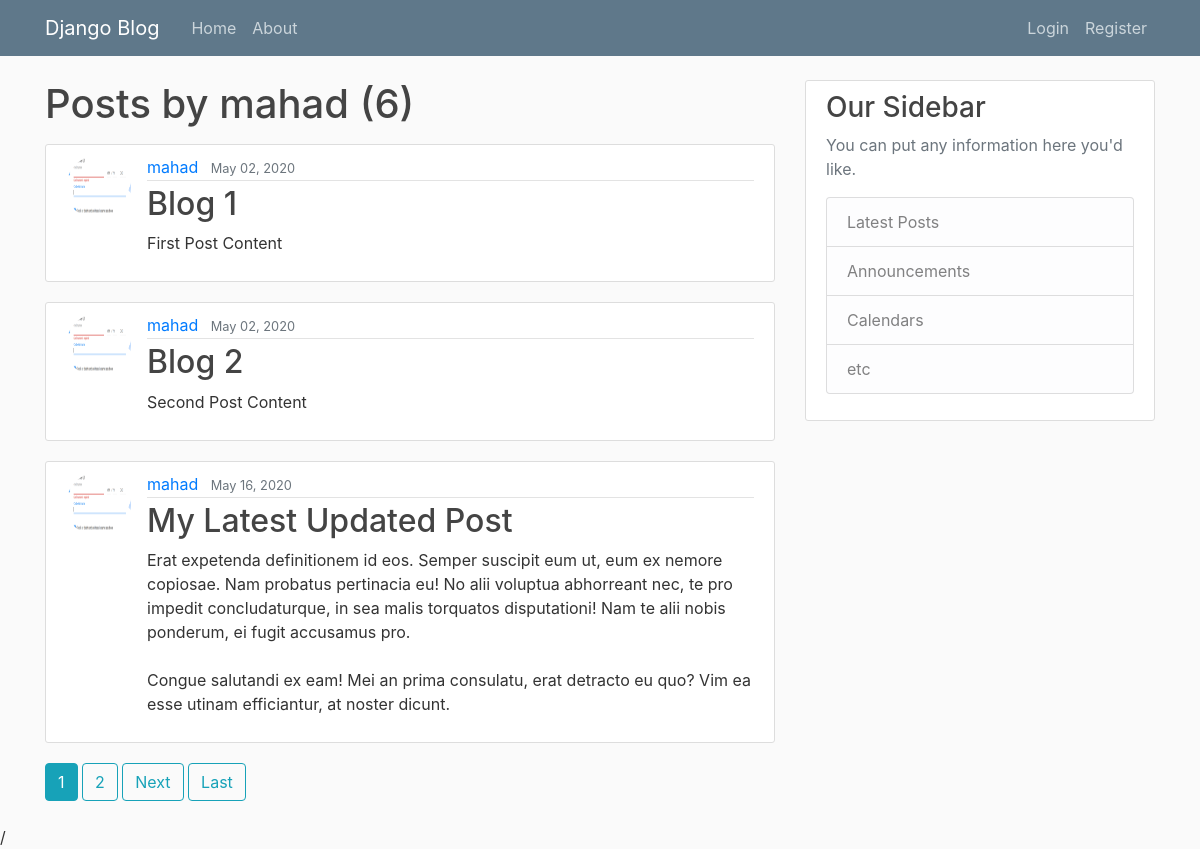
Screenshot of /blog/user/mahad with the database file from the repository.
### blog/models.py (models this page shows, shortened)
class Post(models.Model):
     title = models.CharField(max_length=100) #The restricted textual data with maximum characters of 100.
     content = models.TextField() #TextField means the unrestricted textual data
     date_posted = models.DateTimeField(default=timezone.now)
     author = models.ForeignKey(User, on_delete=models.CASCADE) #if the user gets deleted then you want to delete the that user-related posts as well.

### users/models.py (models this page shows, shortened)
class Profile(models.Model):
    user = models.OneToOneField(User, on_delete=models.CASCADE) # deletion of user also deletes the profile.
    image = models.ImageField(default='default.jpg', upload_to='profile_pics')

### blog/views.py (the view, shortened to what this page needs)
class UserPostListView(ListView):
    model = Post
    template_name = 'blog/user_posts.html'
    context_object_name = 'posts' # variable used to iterate in the listview to render the html document
    paginate_by = 3

### blog/templates/blog/user_posts.html (shortened to what this page needs)
{% extends "blog/base.html" %}
{% block content %}
    <h1 class="mb-3" >Posts by {{ view.kwargs.username }} ({{ page_obj.paginator.count }})</h1>
    {% for post in posts %}
      <article class="media content-section">
          <img class="rounded-circle article-img" src="{{ post.author.profile.image.url }}">
          <div class="media-body">
            <div class="article-metadata">
              <a class="mr-2" href="{% url 'user-posts' post.author.username %}">{{ post.author }}</a>
              <small class="text-muted">{{ post.date_posted|date:'F d, Y' }}</small>
            </div>
            <h2><a class="article-title" href="{% url 'post-detail' post.id %}">{{ post.title }}</a></h2>
            <p class="article-content">{{ post.content }}</p>
          </div>
      </article>
    {% endfor %}
    {% if is_paginated %}
      {% for num in page_obj.paginator.page_range %}
        {% if page_obj.number == num %}
          <a class="btn btn-info mb-4"href="?page={{ num }}">{{ num }}</a>
        {% elif num > page_obj.number|add:'-3' and num < page_obj.number|add:'3' %}
          <a class="btn btn-outline-info mb-4"href="?page={{ num }}">{{ num }}</a>
        {% endif %}
      {% endfor %}
      {% if page_obj.has_next %}
        <a class="btn btn-outline-info mb-4" href="?page={{ page_obj.next_page_number }}">Next</a>
        <a class="btn btn-outline-info mb-4" href="?page={{ page_obj.paginator.num_pages }}">Last</a>
      {% endif %}
    {% endif %}
{% endblock content %}

### blog/static/blog/main.css (style rules this page uses)
body { background: #fafafa; color: #333333; margin-top: 5rem; }
h1, h2, h3, h4, h5, h6 { color: #444444; }
.content-section { background: #ffffff; padding: 10px 20px; border: 1px solid #dddddd; border-radius: 3px; margin-bottom: 20px; }
.article-title { color: #444444; }
.article-content { white-space: pre-line; }
.article-img { height: 65px; width: 65px; margin-right: 16px; }
.article-metadata { padding-bottom: 1px; margin-bottom: 4px; border-bottom: 1px solid #e3e3e3 }

### rows the page displays
Post: author.profile.image (picture), author "mahad", date_posted "May 02, 2020", title "Blog 1", content "First Post Content"
Post: author.profile.image (picture), author "mahad", date_posted "May 02, 2020", title "Blog 2", content "Second Post Content"
Post: author.profile.image (picture), author "mahad", date_posted "May 16, 2020", title "My Latest Updated Post", content "Erat expetenda definitionem id eos. Semper suscipit eum ut, eum ex nemore copiosae. Nam probatus pertinacia eu! No alii voluptua abhorreant nec, te pro impedit concludaturque, in sea malis torquatos disputationi! Nam te alii nobis ponderum, ei fugit accusamus pro. Congue salutandi ex eam! Mei an prima consulatu, erat detracto eu quo? Vim ea esse utinam efficiantur, at noster dicunt."

### other values shown
{{ view.kwargs.username }} "mahad"
{{ page_obj.paginator.count }} "6"
{{ num }} "1"
{{ num }} "2"
